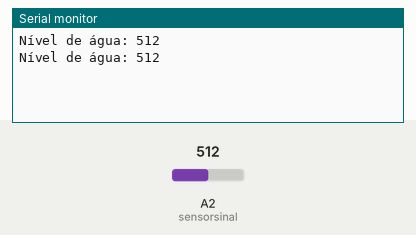
This sketch was run on a simulated Arduino Uno, built with avr-gcc and run on an emulated ATmega328P. On the bench: the last lines printed to the serial monitor. The inputs (shaded band) are chosen by the test bench; at power-on: A2 (sensorsinal) = 512.

Above: at 1.8 s.
1.9 s: A2 (sensorsinal) set to 716
At 2.8 s:
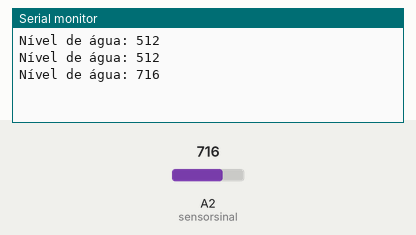
3.4 s: A2 (sensorsinal) set to 900
At 4.6 s:
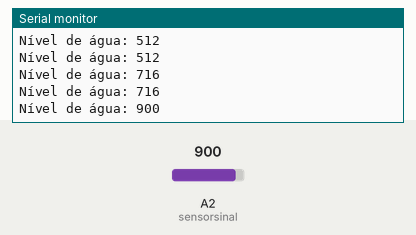
Timing chart, 0 to 6.4 s (numbered marks = the images above; inputs shaded):
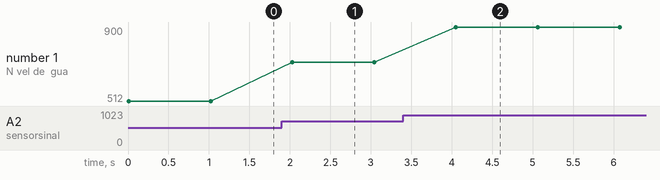

Measured:
- after the input at 1.9 s, the serial monitor: prints a new line after 0.13 s (image 1)
- after the input at 3.4 s, the serial monitor: prints a new line after 0.65 s (image 2)
- plotted number 1: 512 → 716 after the input at 1.9 s, 716 → 900 after the input at 3.4 s

The sketch:

nivel_agua.ino
```cpp
/* Pinos correspondentes ao sensor */
#define sensorvcc 2     /*Define vcc como pino 2 */
#define sensorsinal A2  /*Define sinal como pino A1 */

/* Declara variável inteira para armazenamento dos dados */
int val = 0;

void setup() { /*abre laço de configuração*/
  /* define 2 como pino de saída do Arduino */
  pinMode(sensorvcc, OUTPUT);

  digitalWrite(sensorvcc, LOW); /* vcc tem nível lógico baixo até que haja alguma variação na leitura */
  Serial.begin(9600); /* Baudrate de 9600 */
}

void loop() { /*laço de repetição */
  /*variável level é igual a leitura do sensor */
  int level = readSensor();
  /*printa o nível da água no monitor serial */
  Serial.print("Nível de água: "); /*printa o "Nível da água: " no monitor serial */
  Serial.println(level); /*printa o nível da água no monitor serial */
  delay(1000);  /*Atraso de 1s entre leituras*/
}

/* leitura do sensor */
int readSensor() {
digitalWrite(sensorvcc, HIGH);  /* alimenta o sensor */
delay(10);              /* espera 10ms */
val = analogRead(sensorsinal);    /* Realiza a leitura analógica do sinal do sensor */
digitalWrite(sensorvcc, LOW);   /* Desliga o sensor */
return val;             /* envia leitura */
}
```
